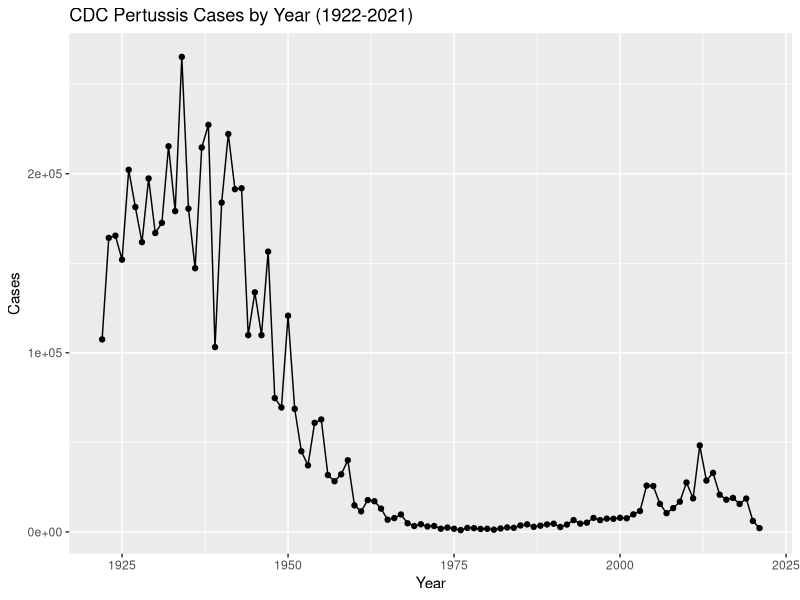
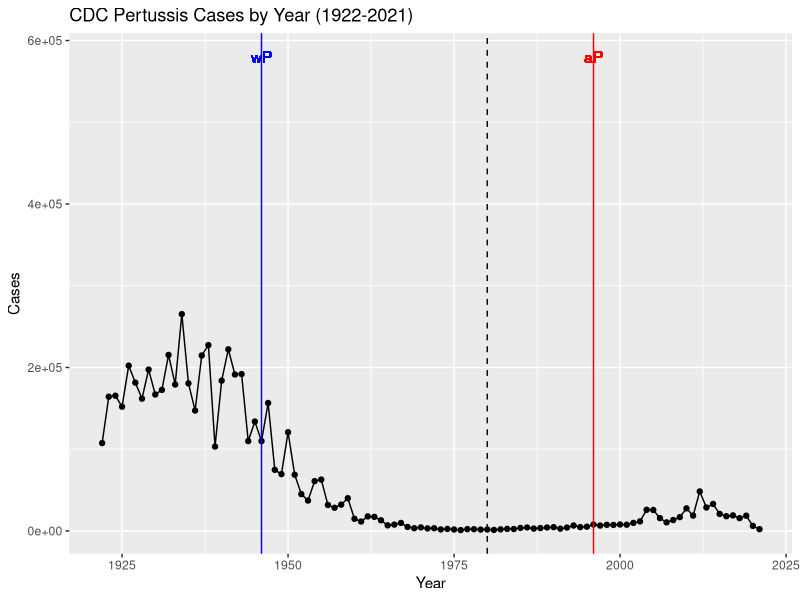

Generate these figures, in order, with R: (Note: this script raises an error after producing the figures.)
## ---- chunk 1
cdc <- data.frame(
                                 Year = c(1922L,1923L,1924L,1925L,
                                          1926L,1927L,1928L,1929L,1930L,1931L,
                                          1932L,1933L,1934L,1935L,1936L,
                                          1937L,1938L,1939L,1940L,1941L,1942L,
                                          1943L,1944L,1945L,1946L,1947L,
                                          1948L,1949L,1950L,1951L,1952L,
                                          1953L,1954L,1955L,1956L,1957L,1958L,
                                          1959L,1960L,1961L,1962L,1963L,
                                          1964L,1965L,1966L,1967L,1968L,1969L,
                                          1970L,1971L,1972L,1973L,1974L,
                                          1975L,1976L,1977L,1978L,1979L,1980L,
                                          1981L,1982L,1983L,1984L,1985L,
                                          1986L,1987L,1988L,1989L,1990L,
                                          1991L,1992L,1993L,1994L,1995L,1996L,
                                          1997L,1998L,1999L,2000L,2001L,
                                          2002L,2003L,2004L,2005L,2006L,2007L,
                                          2008L,2009L,2010L,2011L,2012L,
                                          2013L,2014L,2015L,2016L,2017L,2018L,
                                          2019L, 2020L, 2021L),
         Cases = c(107473,164191,165418,152003,
                                          202210,181411,161799,197371,
                                          166914,172559,215343,179135,265269,
                                          180518,147237,214652,227319,103188,
                                          183866,222202,191383,191890,109873,
                                          133792,109860,156517,74715,69479,
                                          120718,68687,45030,37129,60886,
                                          62786,31732,28295,32148,40005,
                                          14809,11468,17749,17135,13005,6799,
                                          7717,9718,4810,3285,4249,3036,
                                          3287,1759,2402,1738,1010,2177,2063,
                                          1623,1730,1248,1895,2463,2276,
                                          3589,4195,2823,3450,4157,4570,
                                          2719,4083,6586,4617,5137,7796,6564,
                                          7405,7298,7867,7580,9771,11647,
                                          25827,25616,15632,10454,13278,
                                          16858,27550,18719,48277,28639,32971,
                                          20762,17972,18975,15609,18617,6124,2116)
       )
## ---- chunk 2
library(ggplot2)

ggplot(cdc) +
  aes(x = Year, y = Cases ) +
  ggtitle("CDC Pertussis Cases by Year (1922-2021)") +
  geom_point() +
  geom_line() 
## ---- chunk 3
library(ggplot2)

ggplot(cdc) +
  aes(x = Year, y = Cases ) +
  ggtitle("CDC Pertussis Cases by Year (1922-2021)") +
  geom_point() +
  geom_line() +
  geom_vline(xintercept = 1946, color = "blue") +
  geom_vline(xintercept = 1980, color = "gray3", linetype = 2) +
  geom_vline(xintercept = 1996, color = "red" ) +
  geom_text(data = cdc, aes(x = 1946, y = 580000, label = "wP"), color = "blue") + 
  geom_text(data = cdc, aes(x = 1996, y = 580000, label = "aP"), color = "red")
## ---- chunk 4
library(jsonlite)

subject <- read_json("https://www.cmi-pb.org/api/subject", simplifyVector = TRUE) 
head(subject)
## ---- chunk 5
table(subject$infancy_vac)
## ---- chunk 6
table(subject$biological_sex)
## ---- chunk 7
table(subject$race, subject$biological_sex)
## ---- chunk 8
library(lubridate)
library(dplyr)

subject$age <- today() - ymd(subject$year_of_birth)

ap <- subject %>% filter(infancy_vac == "aP")
round( summary( time_length( ap$age, "years" ) ) )

wp <- subject %>% filter(infancy_vac == "wP")
round( summary( time_length( wp$age, "years" ) ) )
## ---- chunk 9
int <- ymd(subject$date_of_boost) - ymd(subject$year_of_birth)

age_at_boost <- time_length(int, "year")
head(age_at_boost)
## ---- chunk 10
ggplot(subject) +
  aes(time_length(age, "year"),
      fill=as.factor(infancy_vac)) +
  geom_histogram(show.legend=FALSE) +
  facet_wrap(vars(infancy_vac), nrow=2) 
## ---- chunk 11
specimen <- read_json("https://www.cmi-pb.org/api/specimen", simplifyVector = TRUE)
head(specimen)
## ---- chunk 12
specimen <- read_json("https://www.cmi-pb.org/api/specimen", simplifyVector = TRUE)
head(specimen)
## ---- chunk 13
# library(dplyr)

meta <- inner_join(x = subject, y = specimen)
head(meta)
## ---- chunk 14
ab <- read_json("https://www.cmi-pb.org/api/ab_titer", simplifyVector = TRUE)
head(ab)
## ---- chunk 15
abdata <- inner_join(x = meta, y = ab)
dim(abdata)
## ---- chunk 16
table(abdata$isotype)
## ---- chunk 17
table(abdata$visit)
## ---- chunk 18
ig1 <- filter(abdata, isotype == "IgG1", visit!=8)
head(ig1)
## ---- chunk 19
ggplot(ig1) +
  aes(MFI, antigen) +
  geom_boxplot() 
## ---- chunk 20
ggplot(ig1) +
  aes(MFI, antigen, col=infancy_vac) +
  geom_boxplot(show.legend = FALSE) + 
  facet_wrap(vars(visit), nrow=2) +
  theme_bw()
## ---- chunk 21
filter(ig1, antigen=="Measles") %>%
  ggplot() +
  aes(MFI, col=infancy_vac) +
  geom_boxplot(show.legend = FALSE) +
  facet_wrap(vars(visit)) +
  theme_bw() +
  ggtitle("Measles antigen levels per visit (wP = teal/aP = red)")
## ---- chunk 22
filter(ig1, antigen=="FIM2/3") %>%
  ggplot() +
  aes(MFI, col=infancy_vac) +
  geom_boxplot(show.legend = FALSE) +
  facet_wrap(vars(visit)) +
  theme_bw() +
  ggtitle("FIM2/3 antigen levels per visit (wP = teal/aP = red)")
## ---- chunk 23
# For example use the following URL

url <- "https://www.cmi-pb.org/api/v2/rnaseq?versioned_ensembl_gene_id=eq.ENSG00000211896.7"
rna <- read_json(url, simplifyVector = TRUE) 
## ---- chunk 24
#we already joined our meta data previously: meta <- inner_join(specimen, subject)
ssrna <- inner_join(rna, meta)
## ---- chunk 25
ggplot(ssrna) +
  aes(visit, tpm, group=subject_id) +
  geom_point() +
  geom_line(alpha=0.2) +
  ggtitle("Gene expression for IGHG1 (tmp) vs Time (visits)")
## ---- chunk 26
ggplot(ssrna) +
  aes(tpm, col=infancy_vac) +
  geom_boxplot() +
  facet_wrap(vars(visit))
## ---- chunk 27
ssrna %>%  
  filter(visit==4) %>% 
  ggplot() +
    aes(tpm, col=infancy_vac) + geom_density() + 
    geom_rug() 
